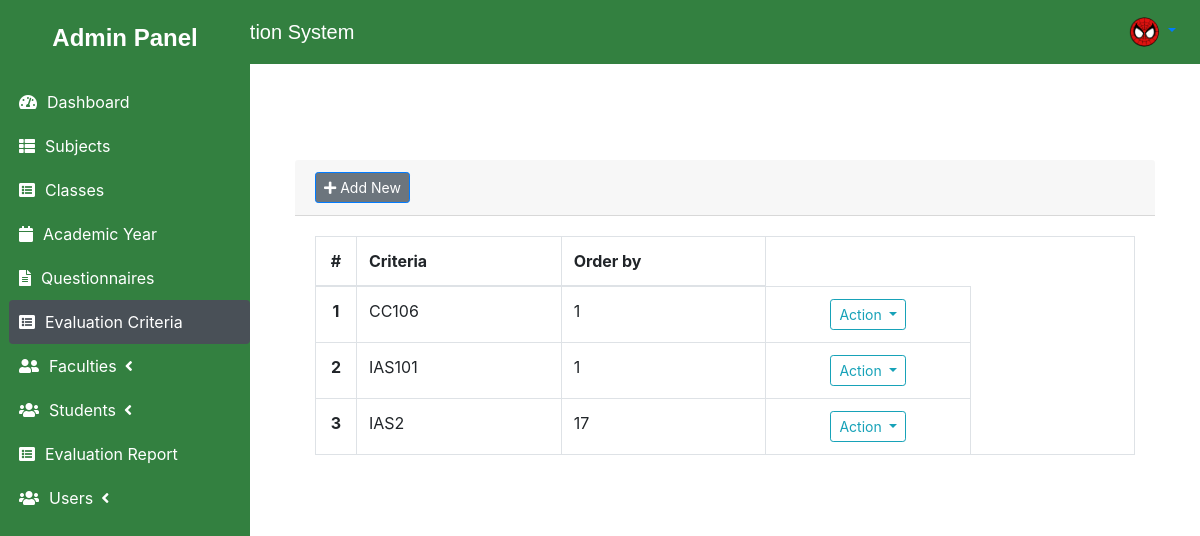
Screenshot of /criteria (signed in) with the database file from the repository.
### tables this page shows
CREATE TABLE criteria_list (
    id INTEGER PRIMARY KEY AUTOINCREMENT ,
    criteria text NOT NULL,
    order_by INTEGER NOT NULL
);

### main.py (the view)
@app.route('/criteria')
def criteria_list():
    conn = get_db_connection()
    criterias = conn.execute("SELECT id, criteria, order_by FROM criteria_list").fetchall()
    conn.close()
    return render_template('admin/criteria_list.html', criterias=criterias, avatar_path=session.get('avatar_path'))

### main.py (called while the page is built)
def get_db_connection():
    conn = sqlite3.connect('database.db')
    conn.row_factory = sqlite3.Row
    return conn

### templates/admin/criteria_list.html (shortened to what this page needs)
{% extends "admin/layout.html" %}
{% block content %}
<div class="container mt-5">
    <div class="col-lg-12">
        <div class="card card-outline card-primary">
            <div class="card-header">
                <div class="card-tools">
                    <a class="btn btn-secondary btn-sm btn-default btn-flat border-primary" href="{{ url_for('new_criteria') }}">
                        <i class="fa fa-plus"></i> Add New
                    </a>
                </div>
            </div>
            <div class="card-body">
                <table class="table table-hover table-bordered">
                    <colgroup>
                        <col width="5%">
                        <col width="25%">
                        <col width="25%">
                        <col width="25%">
                        <col width="20%">
                    </colgroup>
                    <thead>
                        <tr>
                            <th class="text-center">#</th>
                            <th>Criteria</th>
                            <th>Order by</th>
                        </tr>
                    </thead>
                    <tbody>
                        {% for criteria in criterias %}
                        <tr>
                            <th class="text-center">{{ loop.index }}</th>
                            <td>{{ criteria.criteria }}</td>
                            <td>{{ criteria.order_by }}</td>
                            <td class="text-center">
                                <div class="btn-group">
                                    <button type="button" class="btn btn-default btn-sm btn-flat border-info wave-effect text-info dropdown-toggle" data-toggle="dropdown" aria-expanded="false">
                                        Action
                                    </button>
                                </div>
                            </td>
                        </tr>
                        {% endfor %}
                    </tbody>
                </table>
            </div>
        </div>
    </div>
</div>
{% endblock %}

### static/css/styles.css (style rules this page uses)
.card { background-color: #ffffff; border: none; border-radius: 10px; }

### rows the page displays
criteria_list: criteria "CC106", order_by "1"
criteria_list: criteria "IAS101", order_by "1"
criteria_list: criteria "IAS2", order_by "17"
